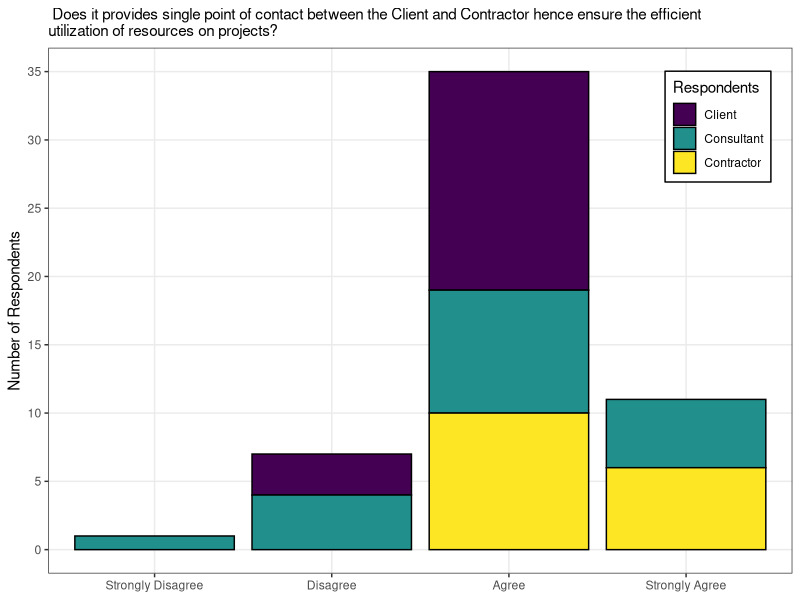
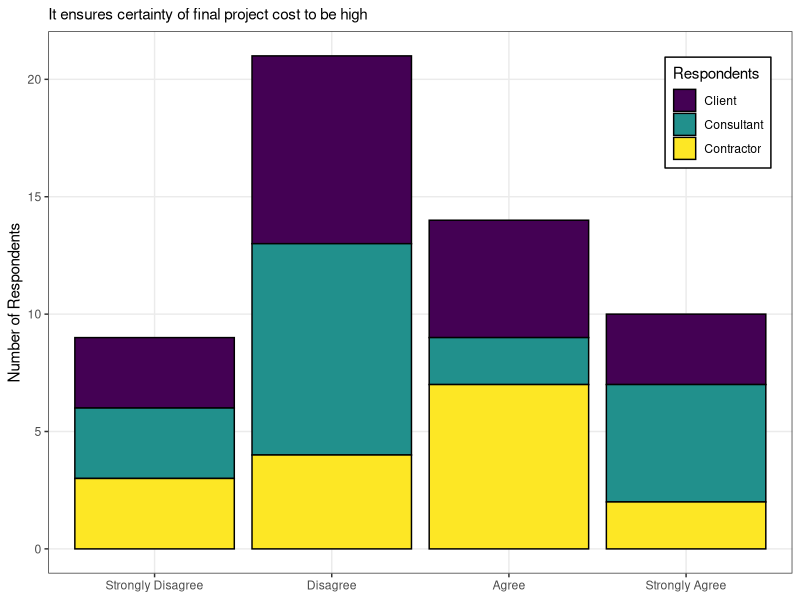
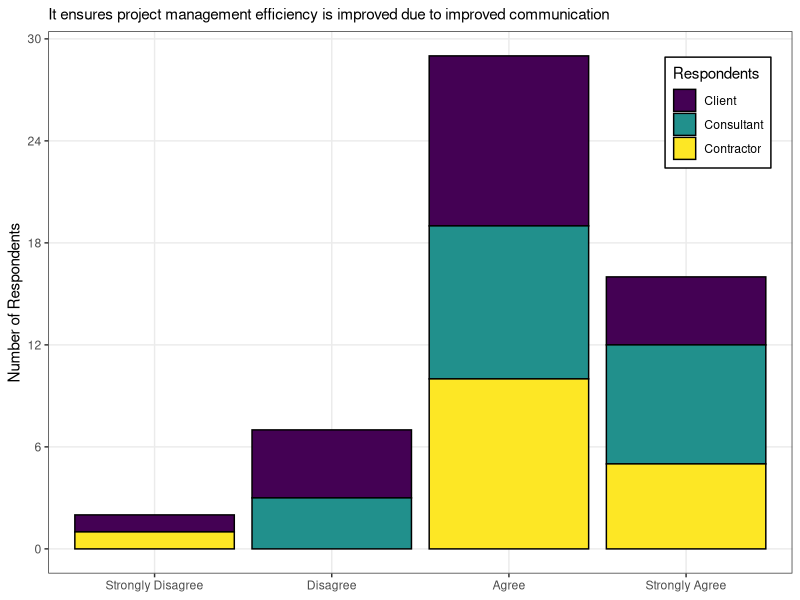
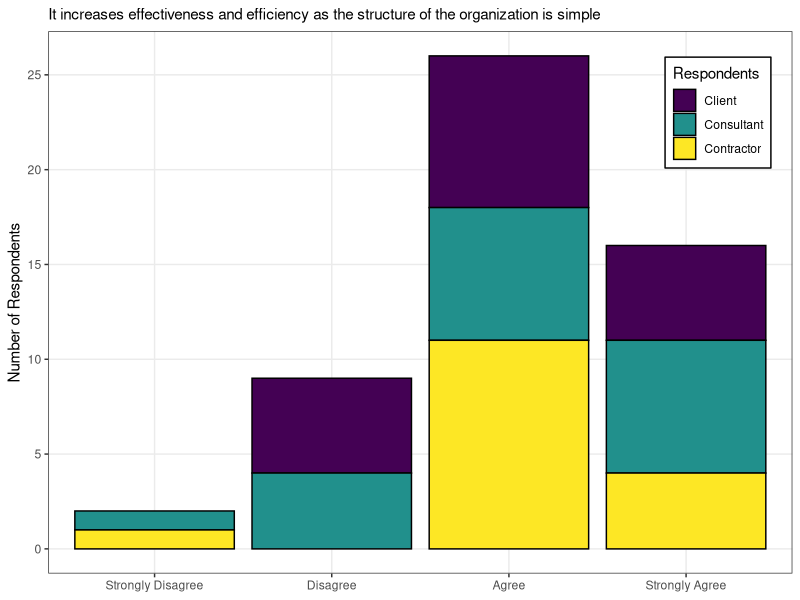
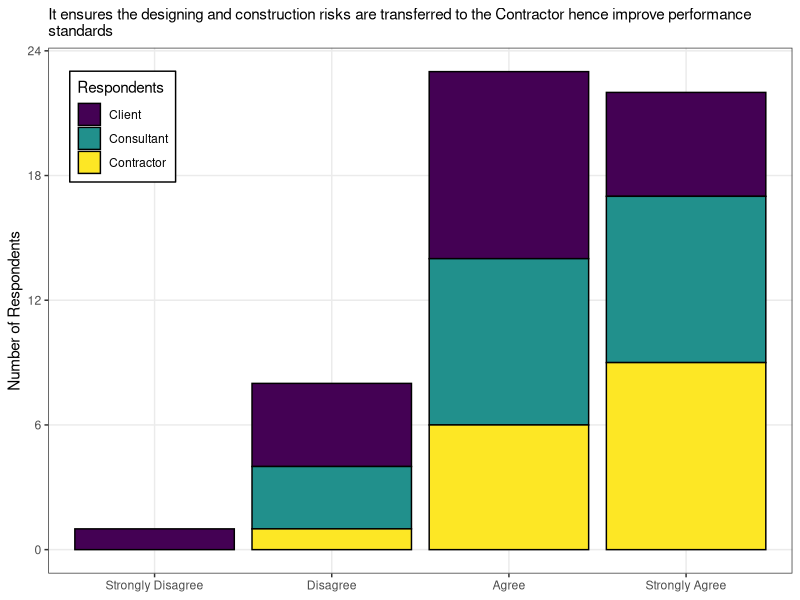
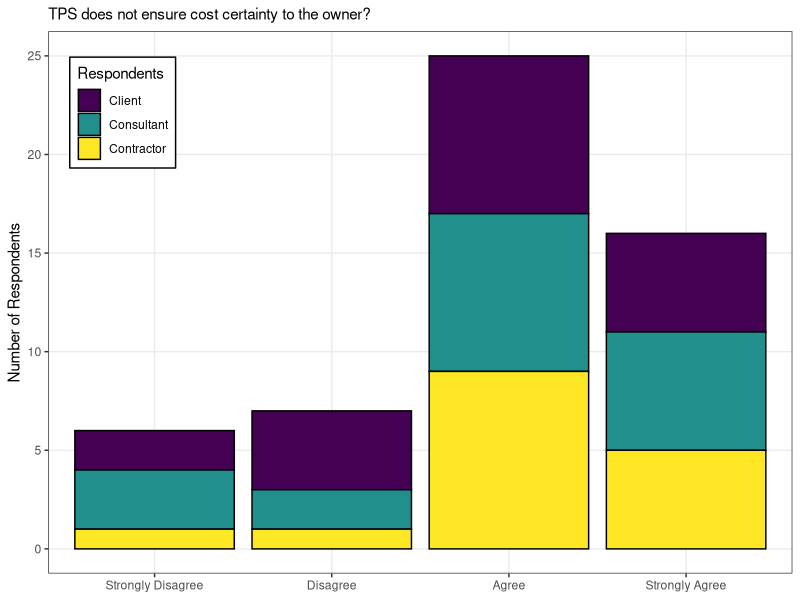
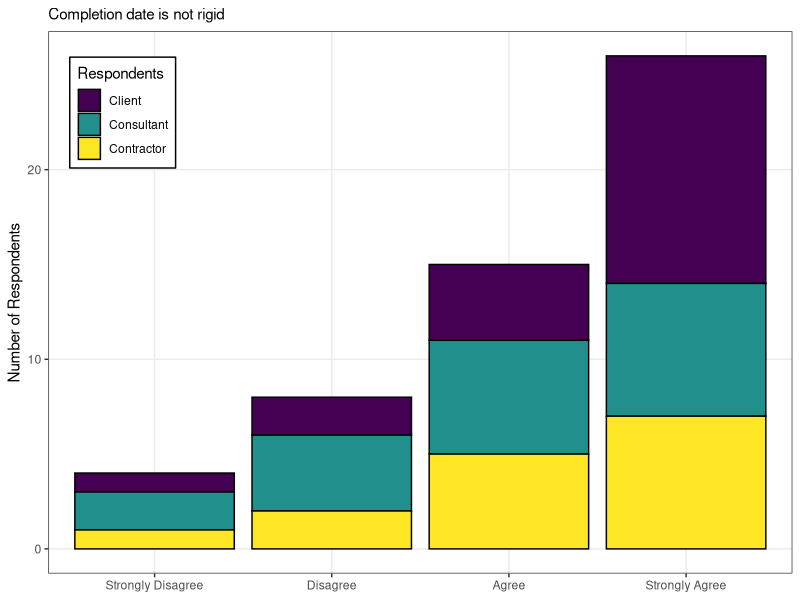
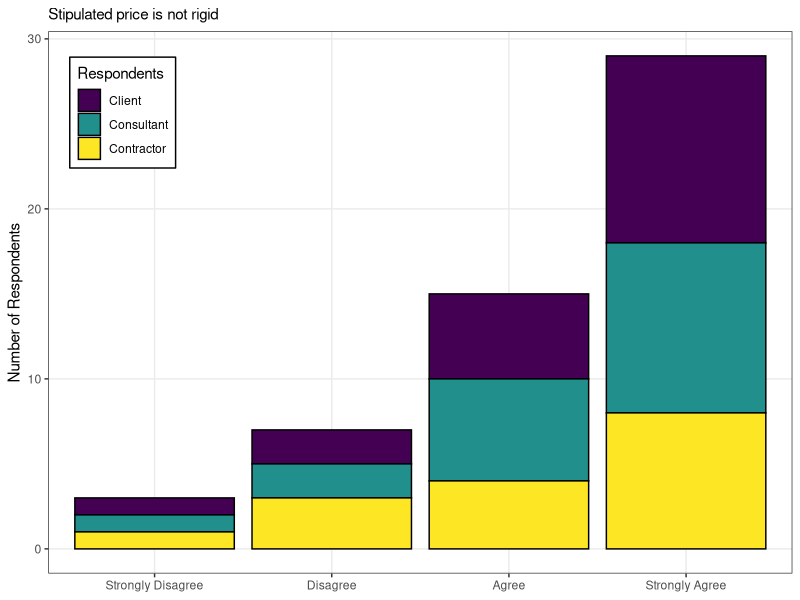

These figures' R source, in order:
## ---- chunk 1
knitr::opts_chunk$set(echo = FALSE)
## ---- chunk 2
setwd("E:/Data Manipulation/Ian Nyeme/")
## ---- chunk 3
require(haven)
require(tidyverse)
require(lubridate)
require(ggsci)
require(RColorBrewer)
## ---- chunk 4
# read the file
db = read_csv("Questionnaire_response_04082018.csv")

# remove unwanted columns
db = db[,-c(8,59:61)]

# da = db%>%select(-c('X8', 'X59','X60', 'X61'))
# rm(list = setdiff(ls(), "db"))

code1 = c("Strongly Disagree", "Disagree", "Agree", "Strongly Agree")
code2 = c("Very low", "Low", "Moderate", "High", "Very High")
## ---- chunk 5
# glimpse(db)
variable.names = names(db)

names(db) = rep(paste("q",1:57, sep = ""))

index = data_frame(variable.names, names(db))%>%select(question = `names(db)`, long.question = variable.names)


## ---- chunk 6
db%>%group_by(q3)%>%summarise(count = n())%>%mutate(Percentage = count/55*100)%>%rename(Age.group = q3)%>%knitr::kable(digits = 2, caption = "Table 1: ")
## ---- chunk 7
db$q2 = as.factor(db$q2)

#plot for question 8
ggplot(data = db, aes(x = q8, fill = q2))+
  geom_bar(col = 1)+
  scale_x_discrete(limits = code1)+
  # scale_fill_discrete(name = "Respondents")+
  # scale_fill_brewer(name = "Respondents",palette = "Dark2")+
  # scale_fill_jco(name = "Respondents")+
  scale_fill_viridis_d(name = "Respondents")+
  scale_y_continuous(breaks = seq(0,40,5))+
  theme_bw()+
  theme(legend.position = c(0.9,0.85),  
        legend.background = element_rect(colour = "black"),
        panel.grid.minor.y = element_blank())+
  labs(x = NULL, y = "Number of Respondents", 
       subtitle = " Does it provides single point of contact between the Client and Contractor hence ensure the efficient \nutilization of resources on projects?")
  
  
## ---- chunk 8

#plot for question 8
ggplot(data = db, aes(x = q9, fill = q2))+
  geom_bar(col = 1)+
  scale_x_discrete(limits = code1)+
  # scale_fill_discrete(name = "Respondents")+
  # scale_fill_brewer(name = "Respondents",palette = "Dark2")+
  # scale_fill_jco(name = "Respondents")+
  scale_fill_viridis_d(name = "Respondents")+
  scale_y_continuous(breaks = seq(0,25,5))+
  theme_bw()+
  theme(legend.position = c(0.9,0.85),  
        legend.background = element_rect(colour = "black"),
        panel.grid.minor.y = element_blank())+
  labs(x = NULL, y = "Number of Respondents", 
       subtitle = "It ensures certainty of final project cost to be high")
  
  
## ---- chunk 9

#plot for question 8
ggplot(data = db, aes(x = q10, fill = q2))+
  geom_bar(col = 1)+
  scale_x_discrete(limits = code1)+
  # scale_fill_discrete(name = "Respondents")+
  # scale_fill_brewer(name = "Respondents",palette = "Dark2")+
  # scale_fill_jco(name = "Respondents")+
  scale_fill_viridis_d(name = "Respondents")+
  scale_y_continuous(breaks = seq(0,35,6))+
  theme_bw()+
  theme(legend.position = c(0.9,0.85),  
        legend.background = element_rect(colour = "black"),
        panel.grid.minor.y = element_blank())+
  labs(x = NULL, y = "Number of Respondents", 
       subtitle = "It ensures project management efficiency is improved due to improved communication")
  
  
## ---- chunk 10

#plot for question 8
ggplot(data = db, aes(x = q11, fill = q2))+
  geom_bar(col = 1)+
  scale_x_discrete(limits = code1)+
  # scale_fill_discrete(name = "Respondents")+
  # scale_fill_brewer(name = "Respondents",palette = "Dark2")+
  # scale_fill_jco(name = "Respondents")+
  scale_fill_viridis_d(name = "Respondents")+
  scale_y_continuous(breaks = seq(0,30,5))+
  theme_bw()+
  theme(legend.position = c(0.9,0.85),  
        legend.background = element_rect(colour = "black"),
        panel.grid.minor.y = element_blank())+
  labs(x = NULL, y = "Number of Respondents", 
       subtitle = "It increases effectiveness and efficiency as the structure of the organization is simple")
  
  
## ---- chunk 11

#plot for question 8
ggplot(data = db, aes(x = q12, fill = q2))+
  geom_bar(col = 1)+
  scale_x_discrete(limits = code1)+
  # scale_fill_discrete(name = "Respondents")+
  # scale_fill_brewer(name = "Respondents",palette = "Dark2")+
  # scale_fill_jco(name = "Respondents")+
  scale_fill_viridis_d(name = "Respondents")+
  scale_y_continuous(breaks = seq(0,25,6))+
  theme_bw()+
  theme(legend.position = c(0.1,0.85),  
        legend.background = element_rect(colour = "black"),
        panel.grid.minor.y = element_blank())+
  labs(x = NULL, y = "Number of Respondents", 
       subtitle = "It ensures the designing and construction risks are transferred to the Contractor hence improve performance \nstandards")
  
  
## ---- chunk 12

#plot for question 8
ggplot(data = db%>%mutate(q13 = replace(q13,q13==5,4)), 
       aes(x = q13, fill = q2))+
  geom_bar(col = 1)+
  scale_x_discrete(limits = code1)+
  # scale_fill_discrete(name = "Respondents")+
  # scale_fill_brewer(name = "Respondents",palette = "Dark2")+
  # scale_fill_jco(name = "Respondents")+
  scale_fill_viridis_d(name = "Respondents")+
  # scale_y_continuous(breaks = seq(0,25,6))+
  theme_bw()+
  theme(legend.position = c(0.1,0.85),  
        legend.background = element_rect(colour = "black"),
        panel.grid.minor.y = element_blank())+
  labs(x = NULL, y = "Number of Respondents", 
       subtitle = "TPS does not ensure cost certainty to the owner?")
  
  
## ---- chunk 13

#plot for question 8
ggplot(data = db%>%mutate(q14 = replace(q14,q14==5,4)), 
       aes(x = q14, fill = q2))+
  geom_bar(col = 1)+
  scale_x_discrete(limits = code1)+
  # scale_fill_discrete(name = "Respondents")+
  # scale_fill_brewer(name = "Respondents",palette = "Dark2")+
  # scale_fill_jco(name = "Respondents")+
  scale_fill_viridis_d(name = "Respondents")+
  # scale_y_continuous(breaks = seq(0,25,6))+
  theme_bw()+
  theme(legend.position = c(0.1,0.85),  
        legend.background = element_rect(colour = "black"),
        panel.grid.minor.y = element_blank())+
  labs(x = NULL, y = "Number of Respondents", 
       subtitle = "Completion date is not rigid")
  
  
## ---- chunk 14

#plot for question 8
ggplot(data = db%>%mutate(q15 = replace(q15,q15==5,4)), 
       aes(x = q15, fill = q2))+
  geom_bar(col = 1)+
  scale_x_discrete(limits = code1)+
  # scale_fill_discrete(name = "Respondents")+
  # scale_fill_brewer(name = "Respondents",palette = "Dark2")+
  # scale_fill_jco(name = "Respondents")+
  scale_fill_viridis_d(name = "Respondents")+
  # scale_y_continuous(breaks = seq(0,25,6))+
  theme_bw()+
  theme(legend.position = c(0.1,0.85),  
        legend.background = element_rect(colour = "black"),
        panel.grid.minor.y = element_blank())+
  labs(x = NULL, y = "Number of Respondents", 
       subtitle = "Stipulated price is not rigid")
  
  
## ---- chunk 15

#plot for question 8
ggplot(data = db%>%mutate(q16 = replace(q16,q16==5,4)), 
       aes(x = q16, fill = q2))+
  geom_bar(col = 1)+
  scale_x_discrete(limits = code1)+
  # scale_fill_discrete(name = "Respondents")+
  # scale_fill_brewer(name = "Respondents",palette = "Dark2")+
  # scale_fill_jco(name = "Respondents")+
  scale_fill_viridis_d(name = "Respondents")+
  # scale_y_continuous(breaks = seq(0,25,6))+
  theme_bw()+
  theme(legend.position = c(0.1,0.85),  
        legend.background = element_rect(colour = "black"),
        panel.grid.minor.y = element_blank())+
  labs(x = NULL, y = "Number of Respondents", 
       subtitle = "Design should be completed before tendering")
  
  
## ---- chunk 16

#plot for question 17
ggplot(data = db%>%mutate(q17 = replace(q17,q17==5,4)), 
       aes(x = q17, fill = q2))+
  geom_bar(col = 1)+
  scale_x_discrete(limits = code1)+
  # scale_fill_discrete(name = "Respondents")+
  # scale_fill_brewer(name = "Respondents",palette = "Dark2")+
  # scale_fill_jco(name = "Respondents")+
  scale_fill_viridis_d(name = "Respondents")+
  # scale_y_continuous(breaks = seq(0,25,6))+
  theme_bw()+
  theme(legend.position = c(0.1,0.85),  
        legend.background = element_rect(colour = "black"),
        panel.grid.minor.y = element_blank())+
  labs(x = NULL, y = "Number of Respondents", 
       subtitle = "Cost overrun due to new design and specification")
  
  
## ---- chunk 17

#plot for question 18
ggplot(data = db%>%mutate(q18 = replace(q18,q18==5,4)), 
       aes(x = q18, fill = q2))+
  geom_bar(col = 1)+
  scale_x_discrete(limits = code1)+
  # scale_fill_discrete(name = "Respondents")+
  # scale_fill_brewer(name = "Respondents",palette = "Dark2")+
  # scale_fill_jco(name = "Respondents")+
  scale_fill_viridis_d(name = "Respondents")+
  # scale_y_continuous(breaks = seq(0,25,6))+
  theme_bw()+
  theme(legend.position = c(0.1,0.85),  
        legend.background = element_rect(colour = "black"),
        panel.grid.minor.y = element_blank())+
  labs(x = NULL, y = "Number of Respondents", 
       subtitle = "Cost overrun due to quantities and variation of price factors")
  
  
## ---- chunk 18

#plot for question 19
ggplot(data = db%>%mutate(q19 = replace(q19,q19==5,4)), 
       aes(x = q19, fill = q2))+
  geom_bar(col = 1)+
  scale_x_discrete(limits = code1)+
  # scale_fill_discrete(name = "Respondents")+
  # scale_fill_brewer(name = "Respondents",palette = "Dark2")+
  # scale_fill_jco(name = "Respondents")+
  scale_fill_viridis_d(name = "Respondents")+
  # scale_y_continuous(breaks = seq(0,25,6))+
  theme_bw()+
  theme(legend.position = c(0.1,0.85),  
        legend.background = element_rect(colour = "black"),
        panel.grid.minor.y = element_blank())+
  labs(x = NULL, y = "Number of Respondents", 
       subtitle = index[19,2])
  
  
## ---- chunk 19

#plot for question 20
ggplot(data = db%>%mutate(q20 = replace(q20,q20==5,4)), 
       aes(x = q20, fill = q2))+
  geom_bar(col = 1)+
  scale_x_discrete(limits = code1)+
  # scale_fill_discrete(name = "Respondents")+
  # scale_fill_brewer(name = "Respondents",palette = "Dark2")+
  # scale_fill_jco(name = "Respondents")+
  scale_fill_viridis_d(name = "Respondents")+
  # scale_y_continuous(breaks = seq(0,25,6))+
  theme_bw()+
  theme(legend.position = c(0.1,0.85),  
        legend.background = element_rect(colour = "black"),
        panel.grid.minor.y = element_blank())+
  labs(x = NULL, y = "Number of Respondents", 
       subtitle = index[20,2])
  
  
## ---- chunk 20

#plot for question 21
ggplot(data = db%>%mutate(q21 = replace(q21,q21==5,4)), 
       aes(x = q21, fill = q2))+
  geom_bar(col = 1)+
  scale_x_discrete(limits = code1)+
  # scale_fill_discrete(name = "Respondents")+
  # scale_fill_brewer(name = "Respondents",palette = "Dark2")+
  # scale_fill_jco(name = "Respondents")+
  scale_fill_viridis_d(name = "Respondents")+
  # scale_y_continuous(breaks = seq(0,25,6))+
  theme_bw()+
  theme(legend.position = c(0.1,0.85),  
        legend.background = element_rect(colour = "black"),
        panel.grid.minor.y = element_blank())+
  labs(x = NULL, y = "Number of Respondents", 
       subtitle = index[21,2])
  
  
## ---- chunk 21

#plot for question 22
ggplot(data = db%>%mutate(q22 = replace(q22,q22==5,4)), 
       aes(x = q22, fill = q2))+
    geom_bar(col = 1)+
  scale_x_discrete(limits = code1)+
  # scale_fill_discrete(name = "Respondents")+
  # scale_fill_brewer(name = "Respondents",palette = "Dark2")+
  # scale_fill_jco(name = "Respondents")+
  scale_fill_viridis_d(name = "Respondents")+
  # scale_y_continuous(breaks = seq(0,25,6))+
  theme_bw()+
  theme(legend.position = c(0.1,0.85),  
        legend.background = element_rect(colour = "black"),
        panel.grid.minor.y = element_blank())+
  labs(x = NULL, y = "Number of Respondents", 
       subtitle = index[22,2])
  
  
## ---- chunk 22

#plot for question 22
ggplot(data = db%>%mutate(q23 = replace(q23,q23==5,4)), 
       aes(x = q23, fill = q2))+
    geom_bar(col = 1)+
  scale_x_discrete(limits = code1)+
  # scale_fill_discrete(name = "Respondents")+
  # scale_fill_brewer(name = "Respondents",palette = "Dark2")+
  # scale_fill_jco(name = "Respondents")+
  scale_fill_viridis_d(name = "Respondents")+
  # scale_y_continuous(breaks = seq(0,25,6))+
  theme_bw()+
  theme(legend.position = c(0.1,0.85),  
        legend.background = element_rect(colour = "black"),
        panel.grid.minor.y = element_blank())+
  labs(x = NULL, y = "Number of Respondents", 
       subtitle = index[23,2])
  
  
## ---- chunk 23

#plot for question 22
ggplot(data = db%>%mutate(q24 = replace(q24,q24==5,4)), 
       aes(x = q24, fill = q2))+
    geom_bar(col = 1)+
  scale_x_discrete(limits = code1)+
  # scale_fill_discrete(name = "Respondents")+
  # scale_fill_brewer(name = "Respondents",palette = "Dark2")+
  # scale_fill_jco(name = "Respondents")+
  scale_fill_viridis_d(name = "Respondents")+
  # scale_y_continuous(breaks = seq(0,25,6))+
  theme_bw()+
  theme(legend.position = c(0.1,0.85),  
        legend.background = element_rect(colour = "black"),
        panel.grid.minor.y = element_blank())+
  labs(x = NULL, y = "Number of Respondents", 
       subtitle = index[24,2])
  
  
## ---- chunk 24

#plot for question 22
ggplot(data = db%>%mutate(q25 = replace(q25,q25==5,4)), 
       aes(x = q25, fill = q2))+
    geom_bar(col = 1, position = "stack", width = .9)+
  scale_x_discrete(limits = code1)+
  # scale_fill_discrete(name = "Respondents")+
  # scale_fill_brewer(name = "Respondents",palette = "Dark2")+
  # scale_fill_jco(name = "Respondents")+
  scale_fill_viridis_d(name = "Respondents")+
  # scale_y_continuous(breaks = seq(0,25,6))+
  theme_bw()+
  theme(legend.position = c(0.1,0.85),  
        legend.background = element_rect(colour = "black"),
        panel.grid.minor.y = element_blank())+
  labs(x = NULL, y = "Number of Respondents", 
       subtitle = index[25,2])
  
  
## ---- chunk 25

#plot for question 22
ggplot(data = db%>%mutate(q26 = replace(q26,q26==5,4)), 
       aes(x = q26, fill = q2))+
    geom_bar(col = 1, position = "stack", width = .9)+
  scale_x_discrete(limits = code1)+
  # scale_fill_discrete(name = "Respondents")+
  # scale_fill_brewer(name = "Respondents",palette = "Dark2")+
  # scale_fill_jco(name = "Respondents")+
  scale_fill_viridis_d(name = "Respondents")+
  # scale_y_continuous(breaks = seq(0,25,6))+
  theme_bw()+
  theme(legend.position = c(0.1,0.85),  
        legend.background = element_rect(colour = "black"),
        panel.grid.minor.y = element_blank())+
  labs(x = NULL, y = "Number of Respondents", 
       subtitle = index[26,2])
  
  
## ---- chunk 26

#plot for question 22
ggplot(data = db%>%mutate(q27 = replace(q27,q27==5,4)), 
       aes(x = q27, fill = q2))+
    geom_bar(col = 1, position = "stack", width = .9)+
  scale_x_discrete(limits = code1)+
  # scale_fill_discrete(name = "Respondents")+
  # scale_fill_brewer(name = "Respondents",palette = "Dark2")+
  # scale_fill_jco(name = "Respondents")+
  scale_fill_viridis_d(name = "Respondents")+
  # scale_y_continuous(breaks = seq(0,25,6))+
  theme_bw()+
  theme(legend.position = c(0.1,0.85),  
        legend.background = element_rect(colour = "black"),
        panel.grid.minor.y = element_blank())+
  labs(x = NULL, y = "Number of Respondents", 
       subtitle = index[27,2])
  
  
## ---- chunk 27

#plot for question 22
ggplot(data = db%>%mutate(q28 = replace(q28,q28==5,4)), 
       aes(x = q28, fill = q2))+
    geom_bar(col = 1, position = "stack", width = .9)+
  scale_x_discrete(limits = code1)+
  # scale_fill_discrete(name = "Respondents")+
  # scale_fill_brewer(name = "Respondents",palette = "Dark2")+
  # scale_fill_jco(name = "Respondents")+
  scale_fill_viridis_d(name = "Respondents")+
  # scale_y_continuous(breaks = seq(0,25,6))+
  theme_bw()+
  theme(legend.position = c(0.1,0.85),  
        legend.background = element_rect(colour = "black"),
        panel.grid.minor.y = element_blank())+
  labs(x = NULL, y = "Number of Respondents", 
       subtitle = index[28,2])
  
  
## ---- chunk 28

#plot for question 22
ggplot(data = db%>%mutate(q28 = replace(q28,q28==5,4)), 
       aes(x = q28, fill = q2))+
    geom_bar(col = 1, position = "stack", width = .9)+
  scale_x_discrete(limits = code1)+
  # scale_fill_discrete(name = "Respondents")+
  # scale_fill_brewer(name = "Respondents",palette = "Dark2")+
  # scale_fill_jco(name = "Respondents")+
  scale_fill_viridis_d(name = "Respondents")+
  # scale_y_continuous(breaks = seq(0,25,6))+
  theme_bw()+
  theme(legend.position = c(0.1,0.85),  
        legend.background = element_rect(colour = "black"),
        panel.grid.minor.y = element_blank())+
  labs(x = NULL, y = "Number of Respondents", 
       subtitle = index[28,2])
  
  
## ---- chunk 29

#plot for question 22
ggplot(data = db%>%mutate(q29 = replace(q29,q29==5,4)), 
       aes(x = q29, fill = q2))+
    geom_bar(col = 1, position = "stack", width = .9)+
  scale_x_discrete(limits = code1)+
  # scale_fill_discrete(name = "Respondents")+
  # scale_fill_brewer(name = "Respondents",palette = "Dark2")+
  # scale_fill_jco(name = "Respondents")+
  scale_fill_viridis_d(name = "Respondents")+
  # scale_y_continuous(breaks = seq(0,25,6))+
  theme_bw()+
  theme(legend.position = c(0.1,0.85),  
        legend.background = element_rect(colour = "black"),
        panel.grid.minor.y = element_blank())+
  labs(x = NULL, y = "Number of Respondents", 
       subtitle = index[29,2])


## ---- chunk 30

#plot for question 22
ggplot(data = db%>%mutate(q30 = replace(q30,q30==5,4)), 
       aes(x = q30, fill = q2))+
    geom_bar(col = 1, position = "stack", width = .9)+
  scale_x_discrete(limits = code1)+
  # scale_fill_discrete(name = "Respondents")+
  # scale_fill_brewer(name = "Respondents",palette = "Dark2")+
  # scale_fill_jco(name = "Respondents")+
  scale_fill_viridis_d(name = "Respondents")+
  # scale_y_continuous(breaks = seq(0,25,6))+
  theme_bw()+
  theme(legend.position = c(0.1,0.85),  
        legend.background = element_rect(colour = "black"),
        panel.grid.minor.y = element_blank())+
  labs(x = NULL, y = "Number of Respondents", 
       subtitle = index[30,2])

## how to convert count to percentage
aa = db%>%mutate(q30 = replace(q30,q30==5,4))%>%group_by(q2,q30)%>%count()

data.frame(aa, perc= aa$n%>%
             prop.table()*100)%>%
  ggplot()+
  geom_col(aes(x = q30, y = perc, fill = q2), col = 1)+
  scale_x_discrete(limits = code1)+
  scale_fill_viridis_d(name = "Respondents")+
  scale_y_continuous(breaks = seq(0,44,8))+
  theme_bw()+
  # cowplot::theme_cowplot()+
  theme(legend.position = c(0.1,0.85),  
        legend.background = element_rect(colour = "black"),
        panel.grid.minor.y = element_blank())+
  labs(x = NULL, y = "Percent of Respondents", 
       subtitle = index[30,2])
  
  
## ---- chunk 31

#plot for question 22
ggplot(data = db, 
       aes(x = q31, fill = q2))+
    geom_bar(col = 1, position = "stack", width = .9)+
  scale_x_discrete(limits = code2)+
  # scale_fill_discrete(name = "Respondents")+
  # scale_fill_brewer(name = "Respondents",palette = "Dark2")+
  # scale_fill_jco(name = "Respondents")+
  scale_fill_viridis_d(name = "Respondents")+
  # scale_y_continuous(breaks = seq(0,25,6))+
  theme_bw()+
  theme(legend.position = c(0.9,0.85),  
        legend.background = element_rect(colour = "black"),
        panel.grid.minor.y = element_blank())+
  labs(x = NULL, y = "Number of Respondents", 
       subtitle = index[31,2])

## how to convert count to percentage
aa = db%>%group_by(q2,q31)%>%count()

data.frame(aa, perc= aa$n%>%
             prop.table()*100)%>%
  ggplot()+
  geom_col(aes(x = q31, y = perc, fill = q2), col = 1)+
  scale_x_discrete(limits = code2)+
  scale_fill_viridis_d(name = "Respondents")+
  scale_y_continuous(breaks = seq(0,44,8))+
  theme_bw()+
  # cowplot::theme_cowplot()+
  theme(legend.position = c(0.9,0.85),  
        legend.background = element_rect(colour = "black"),
        panel.grid.minor.y = element_blank())+
  labs(x = NULL, y = "Percent of Respondents", 
       subtitle = index[31,2])
  
  
## ---- chunk 32

#plot for question 22
ggplot(data = db, 
       aes(x = q32, fill = q2))+
    geom_bar(col = 1, position = "stack", width = .9)+
  scale_x_discrete(limits = code2)+
  # scale_fill_discrete(name = "Respondents")+
  # scale_fill_brewer(name = "Respondents",palette = "Dark2")+
  # scale_fill_jco(name = "Respondents")+
  scale_fill_viridis_d(name = "Respondents")+
  scale_y_continuous(breaks = seq(0,15,3))+
  theme_bw()+
  theme(legend.position = c(0.9,0.85),  
        legend.background = element_rect(colour = "black"),
        panel.grid.minor.y = element_blank())+
  labs(x = NULL, y = "Number of Respondents", 
       subtitle = index[32,2])

## how to convert count to percentage
aa = db%>%group_by(q2,q32)%>%count()

data.frame(aa, perc= aa$n%>%
             prop.table()*100)%>%
  ggplot()+
  geom_col(aes(x = q32, y = perc, fill = q2), col = 1)+
  scale_x_discrete(limits = code2)+
  scale_fill_viridis_d(name = "Respondents")+
  scale_y_continuous(breaks = seq(0,28,6))+
  theme_bw()+
  # cowplot::theme_cowplot()+
  theme(legend.position = c(0.9,0.85),  
        legend.background = element_rect(colour = "black"),
        panel.grid.minor.y = element_blank())+
  labs(x = NULL, y = "Percent of Respondents", 
       subtitle = index[32,2])
  
  
## ---- chunk 33

#plot for question 22
ggplot(data = db, 
       aes(x = q33, fill = q2))+
    geom_bar(col = 1, position = "stack", width = .9)+
  scale_x_discrete(limits = code2)+
  # scale_fill_discrete(name = "Respondents")+
  # scale_fill_brewer(name = "Respondents",palette = "Dark2")+
  # scale_fill_jco(name = "Respondents")+
  scale_fill_viridis_d(name = "Respondents")+
  scale_y_continuous(breaks = seq(0,15,3))+
  theme_bw()+
  theme(legend.position = c(0.9,0.85),  
        legend.background = element_rect(colour = "black"),
        panel.grid.minor.y = element_blank())+
  labs(x = NULL, y = "Number of Respondents", 
       subtitle = index[33,2])

## how to convert count to percentage
aa = db%>%group_by(q2,q33)%>%count()

data.frame(aa, perc= aa$n%>%
             prop.table()*100)%>%
  ggplot()+
  geom_col(aes(x = q33, y = perc, fill = q2), col = 1)+
  scale_x_discrete(limits = code2)+
  scale_fill_viridis_d(name = "Respondents")+
  scale_y_continuous(breaks = seq(0,30,6))+
  theme_bw()+
  # cowplot::theme_cowplot()+
  theme(legend.position = c(0.9,0.85),  
        legend.background = element_rect(colour = "black"),
        panel.grid.minor.y = element_blank())+
  labs(x = NULL, y = "Percent of Respondents", 
       subtitle = index[33,2])
  
  
## ---- chunk 34


#plot for question 22
ggplot(data = db, 
       aes(x = q34, fill = q2))+
    geom_bar(col = 1, position = "stack", width = .9)+
  scale_x_discrete(limits = code2)+
  # scale_fill_discrete(name = "Respondents")+
  # scale_fill_brewer(name = "Respondents",palette = "Dark2")+
  # scale_fill_jco(name = "Respondents")+
  scale_fill_viridis_d(name = "Respondents")+
  scale_y_continuous(breaks = seq(0,15,3))+
  theme_bw()+
  theme(legend.position = c(0.1,0.85),  
        legend.background = element_rect(colour = "black"),
        panel.grid.minor.y = element_blank())+
  labs(x = NULL, y = "Number of Respondents", 
       subtitle = index[34,2])

## how to convert count to percentage
aa = db%>%group_by(q2,q34)%>%count()

data.frame(aa, perc= aa$n%>%
             prop.table()*100)%>%
  ggplot()+
  geom_col(aes(x = q34, y = perc, fill = q2), col = 1)+
  scale_x_discrete(limits = code2)+
  scale_fill_viridis_d(name = "Respondents")+
  scale_y_continuous(breaks = seq(0,28,6))+
  theme_bw()+
  # cowplot::theme_cowplot()+
  theme(legend.position = c(0.1,0.85),  
        legend.background = element_rect(colour = "black"),
        panel.grid.minor.y = element_blank())+
  labs(x = NULL, y = "Percent of Respondents", 
       subtitle = index[34,2])
  
  
## ---- chunk 35

#plot for question 22
ggplot(data = db, 
       aes(x = q35, fill = q2))+
    geom_bar(col = 1, position = "stack", width = .9)+
  scale_x_discrete(limits = code2)+
  # scale_fill_discrete(name = "Respondents")+
  # scale_fill_brewer(name = "Respondents",palette = "Dark2")+
  # scale_fill_jco(name = "Respondents")+
  scale_fill_viridis_d(name = "Respondents")+
  scale_y_continuous(breaks = seq(0,25,4))+
  theme_bw()+
  theme(legend.position = c(0.1,0.85),  
        legend.background = element_rect(colour = "black"),
        panel.grid.minor.y = element_blank())+
  labs(x = NULL, y = "Number of Respondents", 
       subtitle = index[35,2])

## how to convert count to percentage
aa = db%>%group_by(q2,q35)%>%count()

data.frame(aa, perc= aa$n%>%
             prop.table()*100)%>%
  ggplot()+
  geom_col(aes(x = q35, y = perc, fill = q2), col = 1)+
  scale_x_discrete(limits = code2)+
  scale_fill_viridis_d(name = "Respondents")+
  scale_y_continuous(breaks = seq(0,42,6))+
  theme_bw()+
  # cowplot::theme_cowplot()+
  theme(legend.position = c(0.1,0.85),  
        legend.background = element_rect(colour = "black"),
        panel.grid.minor.y = element_blank())+
  labs(x = NULL, y = "Percent of Respondents", 
       subtitle = index[35,2])
  
  
## ---- chunk 36

#plot for question 22
ggplot(data = db, 
       aes(x = q36, fill = q2))+
    geom_bar(col = 1, position = "stack", width = .9)+
  scale_x_discrete(limits = code2)+
  # scale_fill_discrete(name = "Respondents")+
  # scale_fill_brewer(name = "Respondents",palette = "Dark2")+
  # scale_fill_jco(name = "Respondents")+
  scale_fill_viridis_d(name = "Respondents")+
  scale_y_continuous(breaks = seq(0,22,3))+
  theme_bw()+
  theme(legend.position = c(0.9,0.85),  
        legend.background = element_rect(colour = "black"),
        panel.grid.minor.y = element_blank())+
  labs(x = NULL, y = "Number of Respondents", 
       subtitle = index[36,2])

## how to convert count to percentage
aa = db%>%group_by(q2,q36)%>%count()

data.frame(aa, perc= aa$n%>%
             prop.table()*100)%>%
  ggplot()+
  geom_col(aes(x = q36, y = perc, fill = q2), col = 1)+
  scale_x_discrete(limits = code2)+
  scale_fill_viridis_d(name = "Respondents")+
  scale_y_continuous(breaks = seq(0,36,6))+
  theme_bw()+
  # cowplot::theme_cowplot()+
  theme(legend.position = c(0.9,0.85),  
        legend.background = element_rect(colour = "black"),
        panel.grid.minor.y = element_blank())+
  labs(x = NULL, y = "Percent of Respondents", 
       subtitle = index[36,2])
  
  
## ---- chunk 37

#plot for question 22
ggplot(data = db, 
       aes(x = q37, fill = q2))+
    geom_bar(col = 1, position = "stack", width = .9)+
  scale_x_discrete(limits = code2)+
  # scale_fill_discrete(name = "Respondents")+
  # scale_fill_brewer(name = "Respondents",palette = "Dark2")+
  # scale_fill_jco(name = "Respondents")+
  scale_fill_viridis_d(name = "Respondents")+
  scale_y_continuous(breaks = seq(0,14,2))+
  theme_bw()+
  theme(legend.position = c(0.9,0.85),  
        legend.background = element_rect(colour = "black"),
        panel.grid.minor.y = element_blank())+
  labs(x = NULL, y = "Number of Respondents", 
       subtitle = index[37,2])

## how to convert count to percentage
aa = db%>%group_by(q2,q37)%>%count()

data.frame(aa, perc= aa$n%>%
             prop.table()*100)%>%
  ggplot()+
  geom_col(aes(x = q37, y = perc, fill = q2), col = 1)+
  scale_x_discrete(limits = code2)+
  scale_fill_viridis_d(name = "Respondents")+
  scale_y_continuous(breaks = seq(0,28,6))+
  theme_bw()+
  # cowplot::theme_cowplot()+
  theme(legend.position = c(0.9,0.85),  
        legend.background = element_rect(colour = "black"),
        panel.grid.minor.y = element_blank())+
  labs(x = NULL, y = "Percent of Respondents", 
       subtitle = index[37,2])
  
  
## ---- chunk 38

#plot for question 22
ggplot(data = db, 
       aes(x = q38, fill = q2))+
    geom_bar(col = 1, position = "stack", width = .9)+
  scale_x_discrete(limits = code2)+
  # scale_fill_discrete(name = "Respondents")+
  # scale_fill_brewer(name = "Respondents",palette = "Dark2")+
  # scale_fill_jco(name = "Respondents")+
  scale_fill_viridis_d(name = "Respondents")+
  scale_y_continuous(breaks = seq(0,15,2))+
  theme_bw()+
  theme(legend.position = c(0.1,0.85),  
        legend.background = element_rect(colour = "black"),
        panel.grid.minor.y = element_blank())+
  labs(x = NULL, y = "Number of Respondents", 
       subtitle = index[38,2])

## how to convert count to percentage
aa = db%>%group_by(q2,q38)%>%count()

data.frame(aa, perc= aa$n%>%
             prop.table()*100)%>%
  ggplot()+
  geom_col(aes(x = q38, y = perc, fill = q2), col = 1)+
  scale_x_discrete(limits = code2)+
  scale_fill_viridis_d(name = "Respondents")+
  scale_y_continuous(breaks = seq(0,28,6))+
  theme_bw()+
  # cowplot::theme_cowplot()+
  theme(legend.position = c(0.1,0.85),  
        legend.background = element_rect(colour = "black"),
        panel.grid.minor.y = element_blank())+
  labs(x = NULL, y = "Percent of Respondents", 
       subtitle = index[38,2])
  
  
## ---- chunk 39

#plot for question 22
ggplot(data = db, 
       aes(x = q39, fill = q2))+
    geom_bar(col = 1, position = "stack", width = .9)+
  scale_x_discrete(limits = code2)+
  # scale_fill_discrete(name = "Respondents")+
  # scale_fill_brewer(name = "Respondents",palette = "Dark2")+
  # scale_fill_jco(name = "Respondents")+
  scale_fill_viridis_d(name = "Respondents")+
  scale_y_continuous(breaks = seq(0,25,4))+
  theme_bw()+
  theme(legend.position = c(0.9,0.85),  
        legend.background = element_rect(colour = "black"),
        panel.grid.minor.y = element_blank())+
  labs(x = NULL, y = "Number of Respondents", 
       subtitle = index[39,2])

## how to convert count to percentage
aa = db%>%group_by(q2,q39)%>%count()

data.frame(aa, perc= aa$n%>%
             prop.table()*100)%>%
  ggplot()+
  geom_col(aes(x = q39, y = perc, fill = q2), col = 1)+
  scale_x_discrete(limits = code2)+
  scale_fill_viridis_d(name = "Respondents")+
  scale_y_continuous(breaks = seq(0,42,6))+
  theme_bw()+
  # cowplot::theme_cowplot()+
  theme(legend.position = c(0.9,0.85),  
        legend.background = element_rect(colour = "black"),
        panel.grid.minor.y = element_blank())+
  labs(x = NULL, y = "Percent of Respondents", 
       subtitle = index[39,2])
  
  
## ---- chunk 40

#plot for question 22
ggplot(data = db, 
       aes(x = q40, fill = q2))+
    geom_bar(col = 1, position = "stack", width = .9)+
  scale_x_discrete(limits = code2)+
  # scale_fill_discrete(name = "Respondents")+
  # scale_fill_brewer(name = "Respondents",palette = "Dark2")+
  # scale_fill_jco(name = "Respondents")+
  scale_fill_viridis_d(name = "Respondents")+
  scale_y_continuous(breaks = seq(0,15,3))+
  theme_bw()+
  theme(legend.position = c(0.1,0.85),  
        legend.background = element_rect(colour = "black"),
        panel.grid.minor.y = element_blank())+
  labs(x = NULL, y = "Number of Respondents", 
       subtitle = index[40,2])

## how to convert count to percentage
aa = db%>%group_by(q2,q40)%>%count()

data.frame(aa, perc= aa$n%>%
             prop.table()*100)%>%
  ggplot()+
  geom_col(aes(x = q40, y = perc, fill = q2), col = 1)+
  scale_x_discrete(limits = code2)+
  scale_fill_viridis_d(name = "Respondents")+
  scale_y_continuous(breaks = seq(0,28,6))+
  theme_bw()+
  # cowplot::theme_cowplot()+
  theme(legend.position = c(0.1,0.85),  
        legend.background = element_rect(colour = "black"),
        panel.grid.minor.y = element_blank())+
  labs(x = NULL, y = "Percent of Respondents", 
       subtitle = index[40,2])
  
  
## ---- chunk 41

#plot for question 22
ggplot(data = db, 
       aes(x = q41, fill = q2))+
    geom_bar(col = 1, position = "stack", width = .9)+
  scale_x_discrete(limits = code2)+
  # scale_fill_discrete(name = "Respondents")+
  # scale_fill_brewer(name = "Respondents",palette = "Dark2")+
  # scale_fill_jco(name = "Respondents")+
  scale_fill_viridis_d(name = "Respondents")+
  scale_y_continuous(breaks = seq(0,15,3))+
  theme_bw()+
  theme(legend.position = c(0.1,0.85),  
        legend.background = element_rect(colour = "black"),
        panel.grid.minor.y = element_blank())+
  labs(x = NULL, y = "Number of Respondents", 
       subtitle = index[41,2])

## how to convert count to percentage
aa = db%>%group_by(q2,q41)%>%count()

data.frame(aa, perc= aa$n%>%
             prop.table()*100)%>%
  ggplot()+
  geom_col(aes(x = q41, y = perc, fill = q2), col = 1)+
  scale_x_discrete(limits = code2)+
  scale_fill_viridis_d(name = "Respondents")+
  scale_y_continuous(breaks = seq(0,28,7))+
  theme_bw()+
  # cowplot::theme_cowplot()+
  theme(legend.position = c(0.1,0.85),  
        legend.background = element_rect(colour = "black"),
        panel.grid.minor.y = element_blank())+
  labs(x = NULL, y = "Percent of Respondents", 
       subtitle = index[41,2])
  
  
## ---- chunk 42

#plot for question 22
ggplot(data = db, 
       aes(x = q42, fill = q2))+
    geom_bar(col = 1, position = "stack", width = .9)+
  scale_x_discrete(limits = code2)+
  # scale_fill_discrete(name = "Respondents")+
  # scale_fill_brewer(name = "Respondents",palette = "Dark2")+
  # scale_fill_jco(name = "Respondents")+
  scale_fill_viridis_d(name = "Respondents")+
  scale_y_continuous(breaks = seq(0,15,3))+
  theme_bw()+
  theme(legend.position = c(0.9,0.85),  
        legend.background = element_rect(colour = "black"),
        panel.grid.minor.y = element_blank())+
  labs(x = NULL, y = "Number of Respondents", 
       subtitle = index[42,2])

## how to convert count to percentage
aa = db%>%group_by(q2,q42)%>%count()

data.frame(aa, perc= aa$n%>%
             prop.table()*100)%>%
  ggplot()+
  geom_col(aes(x = q42, y = perc, fill = q2), col = 1)+
  scale_x_discrete(limits = code2)+
  scale_fill_viridis_d(name = "Respondents")+
  scale_y_continuous(breaks = seq(0,30,6))+
  theme_bw()+
  # cowplot::theme_cowplot()+
  theme(legend.position = c(0.9,0.85),  
        legend.background = element_rect(colour = "black"),
        panel.grid.minor.y = element_blank())+
  labs(x = NULL, y = "Percent of Respondents", 
       subtitle = index[42,2])
  
  
## ---- chunk 43

#plot for question 22
ggplot(data = db, 
       aes(x = q43, fill = q2))+
    geom_bar(col = 1, position = "stack", width = .9)+
  scale_x_discrete(limits = code2)+
  # scale_fill_discrete(name = "Respondents")+
  # scale_fill_brewer(name = "Respondents",palette = "Dark2")+
  # scale_fill_jco(name = "Respondents")+
  scale_fill_viridis_d(name = "Respondents")+
  scale_y_continuous(breaks = seq(0,14,2))+
  theme_bw()+
  theme(legend.position = c(0.9,0.85),  
        legend.background = element_rect(colour = "black"),
        panel.grid.minor.y = element_blank())+
  labs(x = NULL, y = "Number of Respondents", 
       subtitle = index[43,2])

## how to convert count to percentage
aa = db%>%group_by(q2,q43)%>%count()

data.frame(aa, perc= aa$n%>%
             prop.table()*100)%>%
  ggplot()+
  geom_col(aes(x = q43, y = perc, fill = q2), col = 1)+
  scale_x_discrete(limits = code2)+
  scale_fill_viridis_d(name = "Respondents")+
  scale_y_continuous(breaks = seq(0,28,6))+
  theme_bw()+
  # cowplot::theme_cowplot()+
  theme(legend.position = c(0.9,0.85),  
        legend.background = element_rect(colour = "black"),
        panel.grid.minor.y = element_blank())+
  labs(x = NULL, y = "Percent of Respondents", 
       subtitle = index[43,2])
  
  
## ---- chunk 44

#plot for question 22
ggplot(data = db, 
       aes(x = q44, fill = q2))+
    geom_bar(col = 1, position = "stack", width = .9)+
  scale_x_discrete(limits = code2)+
  # scale_fill_discrete(name = "Respondents")+
  # scale_fill_brewer(name = "Respondents",palette = "Dark2")+
  # scale_fill_jco(name = "Respondents")+
  scale_fill_viridis_d(name = "Respondents")+
  scale_y_continuous(breaks = seq(0,18,4))+
  theme_bw()+
  theme(legend.position = c(0.9,0.85),  
        legend.background = element_rect(colour = "black"),
        panel.grid.minor.y = element_blank())+
  labs(x = NULL, y = "Number of Respondents", 
       subtitle = index[44,2])

## how to convert count to percentage
aa = db%>%group_by(q2,q44)%>%count()

data.frame(aa, perc= aa$n%>%
             prop.table()*100)%>%
  ggplot()+
  geom_col(aes(x = q44, y = perc, fill = q2), col = 1)+
  scale_x_discrete(limits = code2)+
  scale_fill_viridis_d(name = "Respondents")+
  scale_y_continuous(breaks = seq(0,30,6))+
  theme_bw()+
  # cowplot::theme_cowplot()+
  theme(legend.position = c(0.9,0.85),  
        legend.background = element_rect(colour = "black"),
        panel.grid.minor.y = element_blank())+
  labs(x = NULL, y = "Percent of Respondents", 
       subtitle = index[44,2])
  
  
## ---- chunk 45

#plot for question 22
ggplot(data = db, 
       aes(x = q45, fill = q2))+
    geom_bar(col = 1, position = "stack", width = .9)+
  scale_x_discrete(limits = code2)+
  # scale_fill_discrete(name = "Respondents")+
  # scale_fill_brewer(name = "Respondents",palette = "Dark2")+
  # scale_fill_jco(name = "Respondents")+
  scale_fill_viridis_d(name = "Respondents")+
  scale_y_continuous(breaks = seq(0,16,2))+
  theme_bw()+
  theme(legend.position = c(0.9,0.85),  
        legend.background = element_rect(colour = "black"),
        panel.grid.minor.y = element_blank())+
  labs(x = NULL, y = "Number of Respondents", 
       subtitle = index[45,2])

## how to convert count to percentage
aa = db%>%group_by(q2,q45)%>%count()

data.frame(aa, perc= aa$n%>%
             prop.table()*100)%>%
  ggplot()+
  geom_col(aes(x = q45, y = perc, fill = q2), col = 1)+
  scale_x_discrete(limits = code2)+
  scale_fill_viridis_d(name = "Respondents")+
  scale_y_continuous(breaks = seq(0,28,6))+
  theme_bw()+
  # cowplot::theme_cowplot()+
  theme(legend.position = c(0.9,0.85),  
        legend.background = element_rect(colour = "black"),
        panel.grid.minor.y = element_blank())+
  labs(x = NULL, y = "Percent of Respondents", 
       subtitle = index[45,2])
  
  
## ---- chunk 46

#plot for question 22
ggplot(data = db, 
       aes(x = q46, fill = q2))+
    geom_bar(col = 1, position = "stack", width = .9)+
  scale_x_discrete(limits = code2)+
  # scale_fill_discrete(name = "Respondents")+
  # scale_fill_brewer(name = "Respondents",palette = "Dark2")+
  # scale_fill_jco(name = "Respondents")+
  scale_fill_viridis_d(name = "Respondents")+
  scale_y_continuous(breaks = seq(0,16,4))+
  theme_bw()+
  theme(legend.position = c(0.9,0.85),  
        legend.background = element_rect(colour = "black"),
        panel.grid.minor.y = element_blank())+
  labs(x = NULL, y = "Number of Respondents", 
       subtitle = index[46,2])

## how to convert count to percentage
aa = db%>%group_by(q2,q46)%>%count()

data.frame(aa, perc= aa$n%>%
             prop.table()*100)%>%
  ggplot()+
  geom_col(aes(x = q46, y = perc, fill = q2), col = 1)+
  scale_x_discrete(limits = code2)+
  scale_fill_viridis_d(name = "Respondents")+
  scale_y_continuous(breaks = seq(0,30,6))+
  theme_bw()+
  # cowplot::theme_cowplot()+
  theme(legend.position = c(0.9,0.85),  
        legend.background = element_rect(colour = "black"),
        panel.grid.minor.y = element_blank())+
  labs(x = NULL, y = "Percent of Respondents", 
       subtitle = index[46,2])
  
  
## ---- chunk 47

#plot for question 22
ggplot(data = db, 
       aes(x = q47, fill = q2))+
    geom_bar(col = 1, position = "stack", width = .9)+
  scale_x_discrete(limits = code2)+
  # scale_fill_discrete(name = "Respondents")+
  # scale_fill_brewer(name = "Respondents",palette = "Dark2")+
  # scale_fill_jco(name = "Respondents")+
  scale_fill_viridis_d(name = "Respondents")+
  scale_y_continuous(breaks = seq(0,18,3))+
  theme_bw()+
  theme(legend.position = c(0.9,0.85),  
        legend.background = element_rect(colour = "black"),
        panel.grid.minor.y = element_blank())+
  labs(x = NULL, y = "Number of Respondents", 
       subtitle = index[47,2])

## how to convert count to percentage
aa = db%>%group_by(q2,q47)%>%count()

data.frame(aa, perc= aa$n%>%
             prop.table()*100)%>%
  ggplot()+
  geom_col(aes(x = q47, y = perc, fill = q2), col = 1)+
  scale_x_discrete(limits = code2)+
  scale_fill_viridis_d(name = "Respondents")+
  scale_y_continuous(breaks = seq(0,40,6))+
  theme_bw()+
  # cowplot::theme_cowplot()+
  theme(legend.position = c(0.9,0.85),  
        legend.background = element_rect(colour = "black"),
        panel.grid.minor.y = element_blank())+
  labs(x = NULL, y = "Percent of Respondents", 
       subtitle = index[47,2])
  
  
## ---- chunk 48

#plot for question 22
ggplot(data = db, 
       aes(x = q48, fill = q2))+
    geom_bar(col = 1, position = "stack", width = .9)+
  scale_x_discrete(limits = code2)+
  # scale_fill_discrete(name = "Respondents")+
  # scale_fill_brewer(name = "Respondents",palette = "Dark2")+
  # scale_fill_jco(name = "Respondents")+
  scale_fill_viridis_d(name = "Respondents")+
  scale_y_continuous(breaks = seq(0,15,3))+
  theme_bw()+
  theme(legend.position = c(0.9,0.85),  
        legend.background = element_rect(colour = "black"),
        panel.grid.minor.y = element_blank())+
  labs(x = NULL, y = "Number of Respondents", 
       subtitle = index[48,2])

## how to convert count to percentage
aa = db%>%group_by(q2,q48)%>%count()

data.frame(aa, perc= aa$n%>%
             prop.table()*100)%>%
  ggplot()+
  geom_col(aes(x = q48, y = perc, fill = q2), col = 1)+
  scale_x_discrete(limits = code2)+
  scale_fill_viridis_d(name = "Respondents")+
  scale_y_continuous(breaks = seq(0,28,6))+
  theme_bw()+
  # cowplot::theme_cowplot()+
  theme(legend.position = c(0.9,0.85),  
        legend.background = element_rect(colour = "black"),
        panel.grid.minor.y = element_blank())+
  labs(x = NULL, y = "Percent of Respondents", 
       subtitle = index[48,2])
  
  
## ---- chunk 49

#plot for question 22
ggplot(data = db, 
       aes(x = q49, fill = q2))+
    geom_bar(col = 1, position = "stack", width = .9)+
  scale_x_discrete(limits = code2)+
  # scale_fill_discrete(name = "Respondents")+
  # scale_fill_brewer(name = "Respondents",palette = "Dark2")+
  # scale_fill_jco(name = "Respondents")+
  scale_fill_viridis_d(name = "Respondents")+
  scale_y_continuous(breaks = seq(0,30,6))+
  theme_bw()+
  theme(legend.position = c(0.1,0.85),  
        legend.background = element_rect(colour = "black"),
        panel.grid.minor.y = element_blank())+
  labs(x = NULL, y = "Number of Respondents", 
       subtitle = index[49,2])

## how to convert count to percentage
aa = db%>%group_by(q2,q49)%>%count()

data.frame(aa, perc= aa$n%>%
             prop.table()*100)%>%
  ggplot()+
  geom_col(aes(x = q49, y = perc, fill = q2), col = 1)+
  scale_x_discrete(limits = code2)+
  scale_fill_viridis_d(name = "Respondents")+
  scale_y_continuous(breaks = seq(0,48,7))+
  theme_bw()+
  # cowplot::theme_cowplot()+
  theme(legend.position = c(0.1,0.85),  
        legend.background = element_rect(colour = "black"),
        panel.grid.minor.y = element_blank())+
  labs(x = NULL, y = "Percent of Respondents", 
       subtitle = index[49,2])
  
  
## ---- chunk 50

#plot for question 22
ggplot(data = db, 
       aes(x = q50, fill = q2))+
    geom_bar(col = 1, position = "stack", width = .9)+
  scale_x_discrete(limits = code2)+
  # scale_fill_discrete(name = "Respondents")+
  # scale_fill_brewer(name = "Respondents",palette = "Dark2")+
  # scale_fill_jco(name = "Respondents")+
  scale_fill_viridis_d(name = "Respondents")+
  scale_y_continuous(breaks = seq(0,30,3))+
  theme_bw()+
  theme(legend.position = c(0.9,0.85),  
        legend.background = element_rect(colour = "black"),
        panel.grid.minor.y = element_blank())+
  labs(x = NULL, y = "Number of Respondents", 
       subtitle = index[50,2])

## how to convert count to percentage
aa = db%>%group_by(q2,q50)%>%count()

data.frame(aa, perc= aa$n%>%
             prop.table()*100)%>%
  ggplot()+
  geom_col(aes(x = q50, y = perc, fill = q2), col = 1)+
  scale_x_discrete(limits = code2)+
  scale_fill_viridis_d(name = "Respondents")+
  scale_y_continuous(breaks = seq(0,50,6))+
  theme_bw()+
  # cowplot::theme_cowplot()+
  theme(legend.position = c(0.9,0.85),  
        legend.background = element_rect(colour = "black"),
        panel.grid.minor.y = element_blank())+
  labs(x = NULL, y = "Percent of Respondents", 
       subtitle = index[50,2])
  
  
## ---- chunk 51

#plot for question 22
ggplot(data = db, 
       aes(x = q51, fill = q2))+
    geom_bar(col = 1, position = "stack", width = .9)+
  scale_x_discrete(limits = code2)+
  # scale_fill_discrete(name = "Respondents")+
  # scale_fill_brewer(name = "Respondents",palette = "Dark2")+
  # scale_fill_jco(name = "Respondents")+
  scale_fill_viridis_d(name = "Respondents")+
  scale_y_continuous(breaks = seq(0,30,3))+
  theme_bw()+
  theme(legend.position = c(0.9,0.85),  
        legend.background = element_rect(colour = "black"),
        panel.grid.minor.y = element_blank())+
  labs(x = NULL, y = "Number of Respondents", 
       subtitle = index[51,2])

## how to convert count to percentage
aa = db%>%group_by(q2,q51)%>%count()

data.frame(aa, perc= aa$n%>%
             prop.table()*100)%>%
  ggplot()+
  geom_col(aes(x = q51, y = perc, fill = q2), col = 1)+
  scale_x_discrete(limits = code2)+
  scale_fill_viridis_d(name = "Respondents")+
  scale_y_continuous(breaks = seq(0,40,6))+
  theme_bw()+
  # cowplot::theme_cowplot()+
  theme(legend.position = c(0.9,0.85),  
        legend.background = element_rect(colour = "black"),
        panel.grid.minor.y = element_blank())+
  labs(x = NULL, y = "Percent of Respondents", 
       subtitle = index[51,2])
  
  
## ---- chunk 52

#plot for question 22
ggplot(data = db, 
       aes(x = q52, fill = q2))+
    geom_bar(col = 1, position = "stack", width = .9)+
  scale_x_discrete(limits = code2)+
  # scale_fill_discrete(name = "Respondents")+
  # scale_fill_brewer(name = "Respondents",palette = "Dark2")+
  # scale_fill_jco(name = "Respondents")+
  scale_fill_viridis_d(name = "Respondents")+
  scale_y_continuous(breaks = seq(0,30,3))+
  theme_bw()+
  theme(legend.position = c(0.9,0.85),  
        legend.background = element_rect(colour = "black"),
        panel.grid.minor.y = element_blank())+
  labs(x = NULL, y = "Number of Respondents", 
       subtitle = index[52,2])

## how to convert count to percentage
aa = db%>%group_by(q2,q52)%>%count()

data.frame(aa, perc= aa$n%>%
             prop.table()*100)%>%
  ggplot()+
  geom_col(aes(x = q52, y = perc, fill = q2), col = 1)+
  scale_x_discrete(limits = code2)+
  scale_fill_viridis_d(name = "Respondents")+
  scale_y_continuous(breaks = seq(0,50,6))+
  theme_bw()+
  # cowplot::theme_cowplot()+
  theme(legend.position = c(0.9,0.85),  
        legend.background = element_rect(colour = "black"),
        panel.grid.minor.y = element_blank())+
  labs(x = NULL, y = "Percent of Respondents", 
       subtitle = index[52,2])
  
  
## ---- chunk 53

#plot for question 22
ggplot(data = db, 
       aes(x = q53, fill = q2))+
    geom_bar(col = 1, position = "stack", width = .9)+
  scale_x_discrete(limits = code2)+
  # scale_fill_discrete(name = "Respondents")+
  # scale_fill_brewer(name = "Respondents",palette = "Dark2")+
  # scale_fill_jco(name = "Respondents")+
  scale_fill_viridis_d(name = "Respondents")+
  scale_y_continuous(breaks = seq(0,25,3))+
  theme_bw()+
  theme(legend.position = c(0.1,0.85),  
        legend.background = element_rect(colour = "black"),
        panel.grid.minor.y = element_blank())+
  labs(x = NULL, y = "Number of Respondents", 
       subtitle = index[53,2])

## how to convert count to percentage
aa = db%>%group_by(q2,q53)%>%count()

data.frame(aa, perc= aa$n%>%
             prop.table()*100)%>%
  ggplot()+
  geom_col(aes(x = q53, y = perc, fill = q2), col = 1)+
  scale_x_discrete(limits = code2)+
  scale_fill_viridis_d(name = "Respondents")+
  scale_y_continuous(breaks = seq(0,50,9))+
  theme_bw()+
  # cowplot::theme_cowplot()+
  theme(legend.position = c(0.1,0.85),  
        legend.background = element_rect(colour = "black"),
        panel.grid.minor.y = element_blank())+
  labs(x = NULL, y = "Percent of Respondents", 
       subtitle = index[53,2])
  
  
## ---- chunk 54

#plot for question 22
ggplot(data = db, 
       aes(x = q54, fill = q2))+
    geom_bar(col = 1, position = "stack", width = .9)+
  scale_x_discrete(limits = code2)+
  # scale_fill_discrete(name = "Respondents")+
  # scale_fill_brewer(name = "Respondents",palette = "Dark2")+
  # scale_fill_jco(name = "Respondents")+
  scale_fill_viridis_d(name = "Respondents")+
  scale_y_continuous(breaks = seq(0,30,6))+
  theme_bw()+
  theme(legend.position = c(0.1,0.85),  
        legend.background = element_rect(colour = "black"),
        panel.grid.minor.y = element_blank())+
  labs(x = NULL, y = "Number of Respondents", 
       subtitle = index[54,2])

## how to convert count to percentage
aa = db%>%group_by(q2,q54)%>%count()

data.frame(aa, perc= aa$n%>%
             prop.table()*100)%>%
  ggplot()+
  geom_col(aes(x = q54, y = perc, fill = q2), col = 1)+
  scale_x_discrete(limits = code2)+
  scale_fill_viridis_d(name = "Respondents")+
  scale_y_continuous(breaks = seq(0,50,9))+
  theme_bw()+
  # cowplot::theme_cowplot()+
  theme(legend.position = c(0.1,0.85),  
        legend.background = element_rect(colour = "black"),
        panel.grid.minor.y = element_blank())+
  labs(x = NULL, y = "Percent of Respondents", 
       subtitle = index[54,2])
  
  
## ---- chunk 55

#plot for question 22
ggplot(data = db, 
       aes(x = q55, fill = q2))+
    geom_bar(col = 1, position = "stack", width = .9)+
  scale_x_discrete(limits = code2)+
  # scale_fill_discrete(name = "Respondents")+
  # scale_fill_brewer(name = "Respondents",palette = "Dark2")+
  # scale_fill_jco(name = "Respondents")+
  scale_fill_viridis_d(name = "Respondents")+
  scale_y_continuous(breaks = seq(0,30,3))+
  theme_bw()+
  theme(legend.position = c(0.1,0.85),  
        legend.background = element_rect(colour = "black"),
        panel.grid.minor.y = element_blank())+
  labs(x = NULL, y = "Number of Respondents", 
       subtitle = index[55,2])

## how to convert count to percentage
aa = db%>%group_by(q2,q55)%>%count()

data.frame(aa, perc= aa$n%>%
             prop.table()*100)%>%
  ggplot()+
  geom_col(aes(x = q55, y = perc, fill = q2), col = 1)+
  scale_x_discrete(limits = code2)+
  scale_fill_viridis_d(name = "Respondents")+
  scale_y_continuous(breaks = seq(0,50,6))+
  theme_bw()+
  # cowplot::theme_cowplot()+
  theme(legend.position = c(0.1,0.85),  
        legend.background = element_rect(colour = "black"),
        panel.grid.minor.y = element_blank())+
  labs(x = NULL, y = "Percent of Respondents", 
       subtitle = index[55,2])
  
  
## ---- chunk 56

#plot for question 22
ggplot(data = db, 
       aes(x = q56, fill = q2))+
    geom_bar(col = 1, position = "stack", width = .9)+
  scale_x_discrete(limits = code2)+
  # scale_fill_discrete(name = "Respondents")+
  # scale_fill_brewer(name = "Respondents",palette = "Dark2")+
  # scale_fill_jco(name = "Respondents")+
  scale_fill_viridis_d(name = "Respondents")+
  scale_y_continuous(breaks = seq(0,30,5))+
  theme_bw()+
  theme(legend.position = c(0.1,0.85),  
        legend.background = element_rect(colour = "black"),
        panel.grid.minor.y = element_blank())+
  labs(x = NULL, y = "Number of Respondents", 
       subtitle = index[56,2])

## how to convert count to percentage
aa = db%>%group_by(q2,q56)%>%count()

data.frame(aa, perc= aa$n%>%
             prop.table()*100)%>%
  ggplot()+
  geom_col(aes(x = q56, y = perc, fill = q2), col = 1)+
  scale_x_discrete(limits = code2)+
  scale_fill_viridis_d(name = "Respondents")+
  scale_y_continuous(breaks = seq(0,45,8))+
  theme_bw()+
  # cowplot::theme_cowplot()+
  theme(legend.position = c(0.1,0.85),  
        legend.background = element_rect(colour = "black"),
        panel.grid.minor.y = element_blank())+
  labs(x = NULL, y = "Percent of Respondents", 
       subtitle = index[56,2])
  
  
